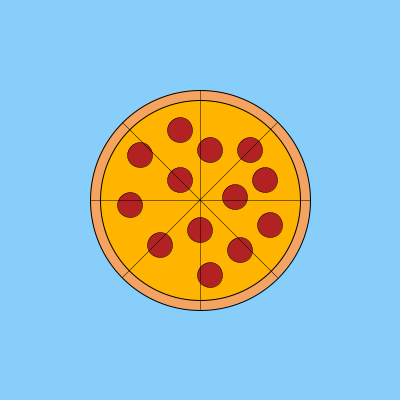
Frame 1 (no input)
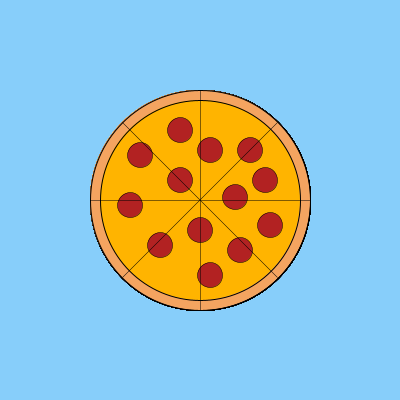
Frame 60 (the mouse pressed at the canvas centre just before this capture)
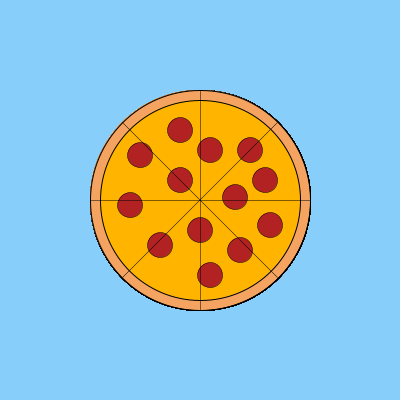
Frame 120 (the mouse held since frame 60 and released just before this capture)

The Processing sketch that drew these frames (run headless with seeded random() and noise(); from frame 60 on, the mouse is pressed at the canvas centre):

// Processing sketch: processing_181960
// ── processing_181960.pde



void setup() {
  size(400,400);
  background(135,206,250);
}

void draw () {
  strokeWeight(1);
  stroke(0);
  fill(244,164,96);
  ellipse(200,200,220,220);
  fill(255,180,0);
  ellipse(200,200,200,200);
  
  //pepperoni
  strokeWeight(0.5);
  stroke(0);
  fill(178,34,34);
  ellipse(250,150,25,25);
  ellipse(140,155,25,25);
  ellipse(210,275,25,25);
  ellipse(200,230,25,25);
  ellipse(180,180,25,25);
  ellipse(160,245,25,25);
  ellipse(240,250,25,25);
  ellipse(130,205,25,25);
  ellipse(180,130,25,25);
  ellipse(235,197,25,25);
  ellipse(210,150,25,25);
  ellipse(270,225,25,25);
  ellipse(265,180,25,25);
  
  //lines for slices
  strokeWeight(0.5);
  stroke(0);
  line(200,310,200,90);
  line(90,200,310,200);
  line(277.5,277.5,122.5,122.5);
  line(122.5,277.5,277.5,122.5);
  
}
